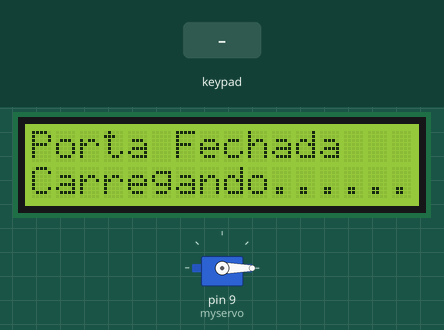
A sketch run on a simulated Arduino Uno, built with avr-gcc and run on an emulated ATmega328P. Parts: servo, 16×2 character LCD. Inputs (shaded band) come from the test bench.

Above: at 3.1 s.
At 10.2 s:
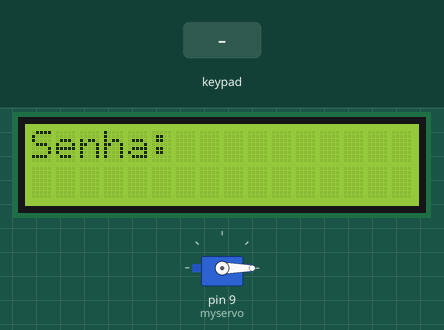
10.3 s: keypad keys 1 2 3 4 pressed 0.4 s apart
At 11.8 s:
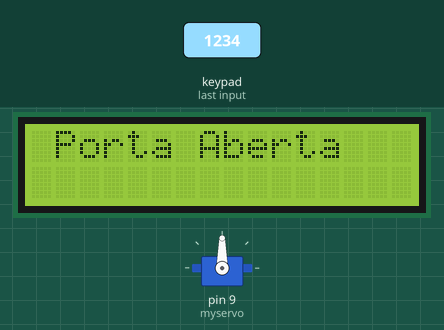
At 20.4 s:
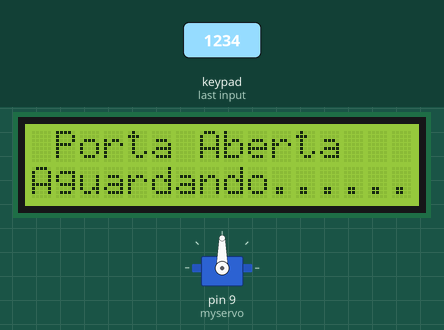
Timing chart, 0 to 28.0 s (numbered marks = the images above; inputs shaded):
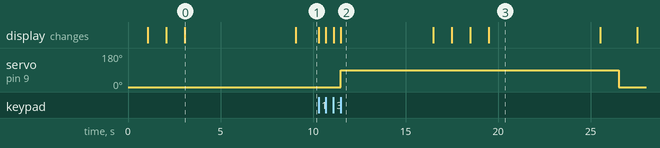

Measured:
- after the input at 10.3 s, servo on pin 9 (myservo): 0° → 90° after 1.2 s, → 0° 15.0 s later; the display: first changes at once (image 2 shows a later state)
- what the display in image 0 shows lasts 6.0 s, from 3.1 s to 9.1 s
- what the display in image 2 shows lasts 5.0 s, from 11.5 s to 16.5 s

The sketch:

script.ino
```cpp
#include <Keypad.h>
#include <LiquidCrystal.h>
#include <Servo.h>

#define Password_Length 5

Servo myservo;
LiquidCrystal lcd(A0, A1, A2, A3, A4, A5);

int pos = 0;

char Data[Password_Length];
char Master[Password_Length] = "1234";
byte data_count = 0, master_count = 0;

bool Pass_is_good;
bool door = false;
char customKey;


/* Definicao do teclado linhas/colunas */
const byte ROWS = 4;
const byte COLS = 4;
char keys[ROWS][COLS] = {
  {'1', '2', '3', 'A'},
  {'4', '5', '6', 'B'},
  {'7', '8', '9', 'C'},
  {'*', '0', '#', 'D'}
};


byte rowPins[ROWS] = {0, 1, 2, 3};
byte colPins[COLS] = {4, 5, 6, 7};

/* Instancia do teclado com as configuracoes */
Keypad customKeypad( makeKeymap(keys), rowPins, colPins, ROWS, COLS);


/* Inicio do programa */
void setup()
{
  myservo.attach(9, 2000, 2400);
  ServoClose();
  lcd.begin(16, 2);
  lcd.print("Porta Fechada");
  loading("Carregando...");
  lcd.clear();
}


void loop()
{
  if (door == true)
  {
    customKey = customKeypad.getKey();
    if (customKey == '#')
    {
      lcd.clear();
      ServoClose();
      lcd.print("Porta Fechada");
      delay(3000);
      door = false;
    }
  }
  else
    Open();
}

void loading (char msg[]) {
  lcd.setCursor(0, 1);
  lcd.print(msg);

  for (int i = 0; i < 9; i++) {
    delay(1000);
    lcd.print(".");
  }
}

void clearData()
{
  while (data_count != 0)
  {
    Data[data_count--] = 0;
  }
  return;
}

/* Metodo para fechar a trava */
void ServoClose()
{
  for (pos = 90; pos >= 0; pos -= 10) {
    myservo.write(pos);
  }
}

/* Metodo para abrir a trava */
void ServoOpen()
{
  for (pos = 0; pos <= 90; pos += 10) {
    myservo.write(pos);
  }
}

void Open()
{
  lcd.setCursor(0, 0);
  lcd.print("Senha:");

  customKey = customKeypad.getKey();
  if (customKey)
  {
    Data[data_count] = customKey;
    lcd.setCursor(data_count, 1);
    lcd.print(Data[data_count]);
    data_count++;
  }

  if (data_count == Password_Length - 1)
  {
    if (!strcmp(Data, Master))
    {
      lcd.clear();
      ServoOpen();
      lcd.print(" Porta Aberta ");
      door = true;
      delay(5000);
      loading("Aguardando...");
      lcd.clear();
      lcd.print(" Fechando ");
      delay(1000);
      ServoClose();
      door = false;
    }
    else
    {
      lcd.clear();
      lcd.print(" Senha Incorreta ");
      door = false;
    }
    delay(1000);
    lcd.clear();
    clearData();
  }
}
```
